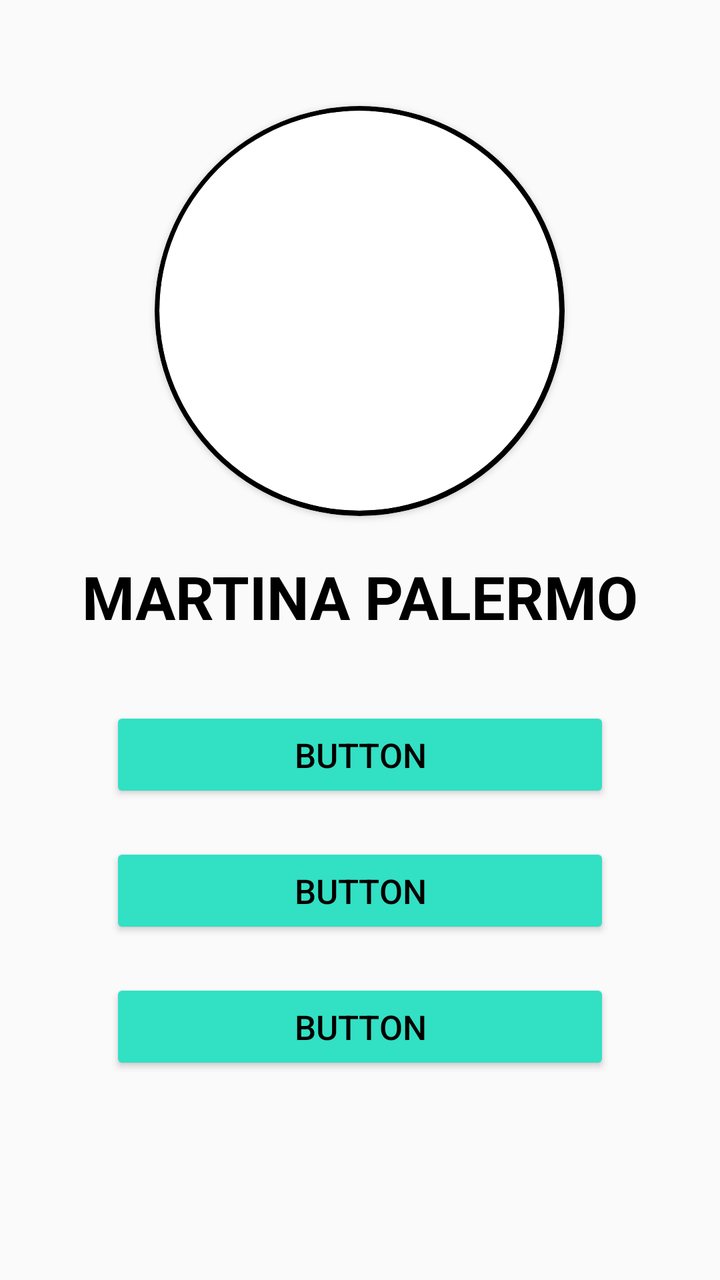
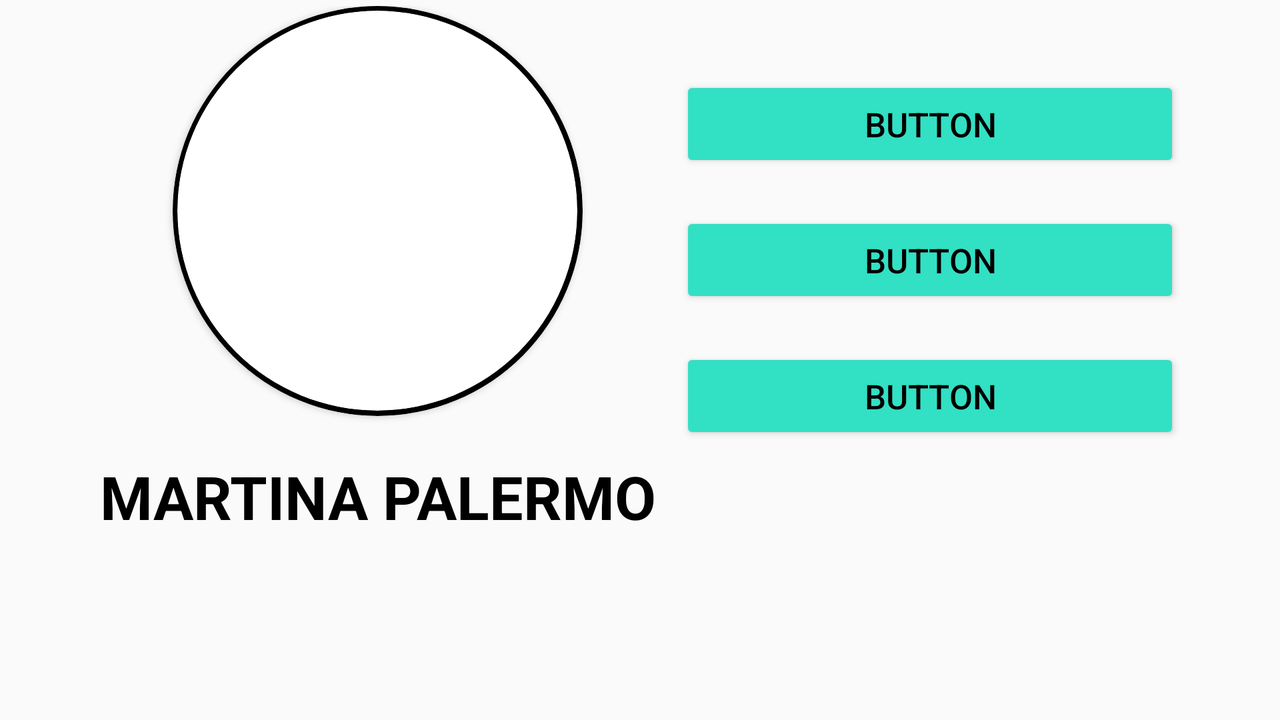

An Android layout and its configuration variant, each rendered on a device that would load it. The default file and the variant file are quoted in full after the pictures.
<!-- AndroidManifest.xml: application theme Theme.HCIAPP -->
<!-- res/layout/fragment_profile.xml -->
<?xml version="1.0" encoding="utf-8"?>
<ScrollView xmlns:android="http://schemas.android.com/apk/res/android"
    xmlns:app="http://schemas.android.com/apk/res-auto"
    xmlns:tools="http://schemas.android.com/tools"
    android:layout_width="match_parent"
    android:layout_height="match_parent"

    tools:context=".ui.main.ProfileFragment">

    <LinearLayout
        android:layout_width="match_parent"
        android:layout_height="wrap_content"
        android:orientation="vertical">
        <ImageButton
            android:layout_width="wrap_content"
            android:layout_height="wrap_content"
            android:layout_gravity="end"
            android:layout_marginTop="3dp"
            android:background="@android:color/transparent"
            android:src="@drawable/ic_baseline_settings_50"
            android:tint="@color/black" />
        <androidx.cardview.widget.CardView
            android:id="@+id/card"
            android:layout_width="205dp"
            android:layout_height="205dp"
            android:layout_gravity="center"
            android:layout_marginTop="50dp"
            app:cardBackgroundColor="@color/black"
            app:cardCornerRadius="400dp">

            <androidx.cardview.widget.CardView
                android:layout_width="200dp"
                android:layout_height="200dp"
                android:layout_gravity="center"
                app:cardCornerRadius="400dp">

                <ImageView
                    android:layout_width="150dp"
                    android:layout_height="150dp"
                    android:layout_gravity="center"
                    android:scaleType="centerCrop"
                    android:src="@drawable/ic_baseline_person_24" />


            </androidx.cardview.widget.CardView>

        </androidx.cardview.widget.CardView>

        <LinearLayout
            android:layout_width="match_parent"
            android:layout_height="match_parent"
            android:orientation="vertical"
            >
            <ProgressBar
                android:layout_width="wrap_content"
                android:layout_height="wrap_content"
                android:id="@+id/progress_bar"
                android:visibility="gone"
                android:layout_gravity="center"
                />

        </LinearLayout>

        <TextView
            android:id="@+id/textView9"
            android:layout_width="wrap_content"
            android:layout_height="wrap_content"
            android:layout_gravity="center"
            android:layout_marginTop="20dp"
            android:text="@string/nombre_user"
            android:textColor="@color/black"
            android:textSize="30sp"
            android:textStyle="bold" />

        <Button
            android:id="@+id/created_routines"
            android:layout_width="250dp"
            android:layout_height="wrap_content"
            android:layout_gravity="center"
            android:layout_marginTop="35dp"
            android:backgroundTint="@color/colorPrimary"
            android:text="@string/button"
            android:textColor="@color/black"
            android:textSize="17sp" />

        <Button
            android:id="@+id/completed_routines"
            android:layout_width="250dp"
            android:layout_height="wrap_content"
            android:layout_gravity="center"
            android:layout_marginTop="20dp"
            android:backgroundTint="@color/colorPrimary"
            android:text="@string/button"
            android:textColor="@color/black"
            android:textSize="17sp" />


        <Button
            android:id="@+id/favourites_routines"
            android:layout_width="250dp"
            android:layout_height="wrap_content"
            android:layout_gravity="center"
            android:layout_marginTop="20dp"
            android:backgroundTint="@color/colorPrimary"
            android:text="@string/button"
            android:layout_marginBottom="10dp"
            android:textColor="@color/black"
            android:textSize="17sp" />
    </LinearLayout>
</ScrollView>
<!-- resources referenced by this layout -->
<resources>
  <color name="black">#000000</color>
  <color name="colorPrimary">#32E0C4</color>
  <string name="button">Button</string>
  <string name="nombre_user">MARTINA PALERMO</string>
  <style name="Theme.HCIAPP" parent="Theme.AppCompat.Light.NoActionBar">
          
          <item name="colorPrimary">@color/colorPrimary</item>
          <item name="colorPrimaryVariant">@color/teal_700</item>
          <item name="colorOnPrimary">@color/white</item>
          
          <item name="colorSecondary">@color/teal_200</item>
          <item name="colorSecondaryVariant">@color/teal_700</item>
          <item name="colorOnSecondary">@color/white</item>
          
          <item name="android:statusBarColor" tools:targetApi="l">?attr/colorPrimaryVariant</item>
          
      </style>
  <color name="teal_700">#FF018786</color>
  <color name="white">#EEEEEE</color>
  <color name="teal_200">#FF03DAC5</color>
</resources>
<!-- res/layout-land/fragment_profile.xml (the repository's variant of the layout above) -->
<!-- drawn on the phone turned sideways -->
<?xml version="1.0" encoding="utf-8"?>
<ScrollView xmlns:android="http://schemas.android.com/apk/res/android"
    xmlns:app="http://schemas.android.com/apk/res-auto"
    xmlns:tools="http://schemas.android.com/tools"
    android:layout_width="match_parent"
    android:layout_height="match_parent"

    tools:context=".ui.main.ProfileFragment">

    <LinearLayout
        android:layout_width="match_parent"
        android:layout_height="wrap_content"
        android:orientation="vertical">

        <ImageButton

            android:layout_width="wrap_content"
            android:layout_height="wrap_content"
            android:layout_gravity="end"
            android:layout_marginTop="3dp"
            android:background="@android:color/transparent"
            android:src="@drawable/ic_baseline_settings_50"
            android:tint="@color/black" />

        <LinearLayout
            android:layout_width="match_parent"
            android:layout_height="wrap_content"
            android:orientation="horizontal"
            android:layout_marginHorizontal="50dp">

            <LinearLayout
                android:layout_width="wrap_content"
                android:layout_height="wrap_content"
                android:orientation="vertical"
                android:layout_gravity="start">

                <androidx.cardview.widget.CardView
                    android:id="@+id/card"
                    android:layout_width="205dp"
                    android:layout_height="205dp"
                    android:layout_gravity="center"

                    app:cardBackgroundColor="@color/black"
                    app:cardCornerRadius="400dp">

                    <androidx.cardview.widget.CardView
                        android:layout_width="200dp"
                        android:layout_height="200dp"
                        android:layout_gravity="center"
                        app:cardCornerRadius="400dp">

                        <ImageView
                            android:layout_width="150dp"
                            android:layout_height="150dp"
                            android:layout_gravity="center"
                            android:scaleType="centerCrop"
                            android:src="@drawable/ic_baseline_person_24" />


                    </androidx.cardview.widget.CardView>

                </androidx.cardview.widget.CardView>

                <LinearLayout
                    android:layout_width="match_parent"
                    android:layout_height="match_parent"
                    android:orientation="vertical">

                    <ProgressBar
                        android:id="@+id/progress_bar"
                        android:layout_width="wrap_content"
                        android:layout_height="wrap_content"
                        android:layout_gravity="center"
                        android:visibility="gone" />

                </LinearLayout>

                <TextView
                    android:id="@+id/textView9"
                    android:layout_width="wrap_content"
                    android:layout_height="wrap_content"
                    android:layout_gravity="center"
                    android:layout_marginTop="20dp"
                    android:text="@string/nombre_user"
                    android:textColor="@color/black"
                    android:textSize="30sp"
                    android:textStyle="bold" />
            </LinearLayout>
            <view
                android:layout_width="0dp"
                android:layout_height="0dp"
                android:layout_weight="1">

            </view>
            <LinearLayout
                android:layout_width="wrap_content"
                android:layout_height="wrap_content"
                android:layout_gravity="end"
                android:orientation="vertical">

                <Button
                    android:id="@+id/created_routines"
                    android:layout_width="250dp"
                    android:layout_height="wrap_content"
                    android:layout_gravity="center"
                    android:layout_marginTop="35dp"
                    android:backgroundTint="@color/colorPrimary"
                    android:text="@string/button"
                    android:textColor="@color/black"
                    android:textSize="17sp" />

                <Button
                    android:id="@+id/completed_routines"
                    android:layout_width="250dp"
                    android:layout_height="wrap_content"
                    android:layout_gravity="center"
                    android:layout_marginTop="20dp"
                    android:backgroundTint="@color/colorPrimary"
                    android:text="@string/button"
                    android:textColor="@color/black"
                    android:textSize="17sp" />


                <Button
                    android:id="@+id/favourites_routines"
                    android:layout_width="250dp"
                    android:layout_height="wrap_content"
                    android:layout_gravity="center"
                    android:layout_marginTop="20dp"
                    android:layout_marginBottom="10dp"
                    android:backgroundTint="@color/colorPrimary"
                    android:text="@string/button"
                    android:textColor="@color/black"
                    android:textSize="17sp" />
            </LinearLayout>
        </LinearLayout>
    </LinearLayout>
</ScrollView>
